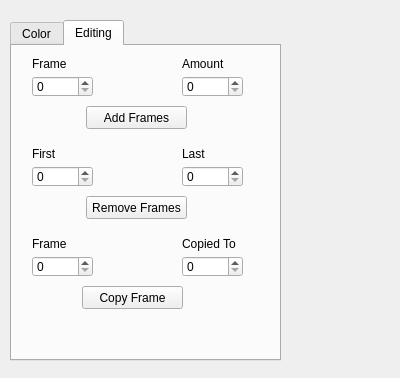
<?xml version="1.0" encoding="UTF-8"?>
<ui version="4.0">
 <class>ToolBox</class>
 <widget class="QWidget" name="ToolBox">
  <property name="geometry">
   <rect>
    <x>0</x>
    <y>0</y>
    <width>400</width>
    <height>378</height>
   </rect>
  </property>
  <property name="windowTitle">
   <string>ToolBox</string>
  </property>
  <widget class="QTabWidget" name="tabWidget">
   <property name="geometry">
    <rect>
     <x>10</x>
     <y>20</y>
     <width>271</width>
     <height>341</height>
    </rect>
   </property>
   <property name="currentIndex">
    <number>1</number>
   </property>
   <widget class="QWidget" name="tab">
    <attribute name="title">
     <string>Color</string>
    </attribute>
    <widget class="QLineEdit" name="colorHex">
     <property name="geometry">
      <rect>
       <x>20</x>
       <y>120</y>
       <width>113</width>
       <height>20</height>
      </rect>
     </property>
    </widget>
    <widget class="QWidget" name="colorWheelWidget" native="true">
     <property name="geometry">
      <rect>
       <x>20</x>
       <y>20</y>
       <width>120</width>
       <height>80</height>
      </rect>
     </property>
    </widget>
    <widget class="QWidget" name="">
     <property name="geometry">
      <rect>
       <x>170</x>
       <y>20</y>
       <width>60</width>
       <height>80</height>
      </rect>
     </property>
     <layout class="QVBoxLayout" name="verticalLayout">
      <item>
       <layout class="QHBoxLayout" name="horizontalLayout">
        <item>
         <widget class="QLabel" name="label">
          <property name="text">
           <string>R</string>
          </property>
         </widget>
        </item>
        <item>
         <widget class="QSpinBox" name="redBox">
          <property name="maximum">
           <number>255</number>
          </property>
         </widget>
        </item>
       </layout>
      </item>
      <item>
       <layout class="QHBoxLayout" name="horizontalLayout_2">
        <item>
         <widget class="QLabel" name="label_2">
          <property name="text">
           <string>G</string>
          </property>
         </widget>
        </item>
        <item>
         <widget class="QSpinBox" name="greenBox">
          <property name="maximum">
           <number>255</number>
          </property>
         </widget>
        </item>
       </layout>
      </item>
      <item>
       <layout class="QHBoxLayout" name="horizontalLayout_3">
        <item>
         <widget class="QLabel" name="label_3">
          <property name="text">
           <string>B</string>
          </property>
         </widget>
        </item>
        <item>
         <widget class="QSpinBox" name="blueBox">
          <property name="maximum">
           <number>255</number>
          </property>
         </widget>
        </item>
       </layout>
      </item>
     </layout>
    </widget>
    <widget class="QWidget" name="">
     <property name="geometry">
      <rect>
       <x>20</x>
       <y>150</y>
       <width>86</width>
       <height>107</height>
      </rect>
     </property>
     <layout class="QHBoxLayout" name="horizontalLayout_4">
      <item>
       <layout class="QVBoxLayout" name="verticalLayout_4">
        <item>
         <widget class="QSlider" name="redSlider">
          <property name="maximum">
           <number>255</number>
          </property>
          <property name="orientation">
           <enum>Qt::Vertical</enum>
          </property>
         </widget>
        </item>
        <item>
         <widget class="QLabel" name="label_10">
          <property name="text">
           <string>R</string>
          </property>
         </widget>
        </item>
       </layout>
      </item>
      <item>
       <layout class="QVBoxLayout" name="verticalLayout_3">
        <item>
         <widget class="QSlider" name="greenSlider">
          <property name="maximum">
           <number>255</number>
          </property>
          <property name="orientation">
           <enum>Qt::Vertical</enum>
          </property>
         </widget>
        </item>
        <item>
         <widget class="QLabel" name="label_11">
          <property name="text">
           <string>G</string>
          </property>
         </widget>
        </item>
       </layout>
      </item>
      <item>
       <layout class="QVBoxLayout" name="verticalLayout_2">
        <item>
         <widget class="QSlider" name="blueSlider">
          <property name="maximum">
           <number>255</number>
          </property>
          <property name="orientation">
           <enum>Qt::Vertical</enum>
          </property>
         </widget>
        </item>
        <item>
         <widget class="QLabel" name="label_12">
          <property name="text">
           <string>B</string>
          </property>
         </widget>
        </item>
       </layout>
      </item>
     </layout>
    </widget>
    <zorder>redBox</zorder>
    <zorder>greenBox</zorder>
    <zorder>blueBox</zorder>
    <zorder>label</zorder>
    <zorder>label_2</zorder>
    <zorder>label_3</zorder>
    <zorder>colorHex</zorder>
    <zorder>redSlider</zorder>
    <zorder>blueSlider</zorder>
    <zorder>greenSlider</zorder>
    <zorder>colorWheelWidget</zorder>
    <zorder>greenBox</zorder>
    <zorder>label_10</zorder>
    <zorder>label_11</zorder>
    <zorder>label_12</zorder>
    <zorder></zorder>
   </widget>
   <widget class="QWidget" name="tab_2">
    <attribute name="title">
     <string>Editing</string>
    </attribute>
    <widget class="QSpinBox" name="addFrameStart">
     <property name="geometry">
      <rect>
       <x>20</x>
       <y>30</y>
       <width>61</width>
       <height>21</height>
      </rect>
     </property>
    </widget>
    <widget class="QSpinBox" name="addFrameAmount">
     <property name="geometry">
      <rect>
       <x>170</x>
       <y>30</y>
       <width>61</width>
       <height>21</height>
      </rect>
     </property>
    </widget>
    <widget class="QLabel" name="label_4">
     <property name="geometry">
      <rect>
       <x>20</x>
       <y>10</y>
       <width>61</width>
       <height>16</height>
      </rect>
     </property>
     <property name="text">
      <string>Frame</string>
     </property>
    </widget>
    <widget class="QLabel" name="label_5">
     <property name="geometry">
      <rect>
       <x>170</x>
       <y>10</y>
       <width>61</width>
       <height>16</height>
      </rect>
     </property>
     <property name="text">
      <string>Amount</string>
     </property>
    </widget>
    <widget class="QPushButton" name="addFrameConfirm">
     <property name="geometry">
      <rect>
       <x>74</x>
       <y>60</y>
       <width>101</width>
       <height>23</height>
      </rect>
     </property>
     <property name="text">
      <string>Add Frames</string>
     </property>
    </widget>
    <widget class="QSpinBox" name="removeFrameFirst">
     <property name="geometry">
      <rect>
       <x>20</x>
       <y>120</y>
       <width>61</width>
       <height>21</height>
      </rect>
     </property>
    </widget>
    <widget class="QSpinBox" name="removeFrameLast">
     <property name="geometry">
      <rect>
       <x>170</x>
       <y>120</y>
       <width>61</width>
       <height>21</height>
      </rect>
     </property>
    </widget>
    <widget class="QLabel" name="label_6">
     <property name="geometry">
      <rect>
       <x>170</x>
       <y>100</y>
       <width>61</width>
       <height>16</height>
      </rect>
     </property>
     <property name="text">
      <string>Last</string>
     </property>
    </widget>
    <widget class="QLabel" name="label_7">
     <property name="geometry">
      <rect>
       <x>20</x>
       <y>100</y>
       <width>61</width>
       <height>16</height>
      </rect>
     </property>
     <property name="text">
      <string>First</string>
     </property>
    </widget>
    <widget class="QPushButton" name="removeFrameConfirm">
     <property name="geometry">
      <rect>
       <x>74</x>
       <y>150</y>
       <width>101</width>
       <height>23</height>
      </rect>
     </property>
     <property name="text">
      <string>Remove Frames</string>
     </property>
    </widget>
    <widget class="QSpinBox" name="copyFrameSourceIndex">
     <property name="geometry">
      <rect>
       <x>20</x>
       <y>210</y>
       <width>61</width>
       <height>21</height>
      </rect>
     </property>
    </widget>
    <widget class="QSpinBox" name="copyFrameDestinationIndex">
     <property name="geometry">
      <rect>
       <x>170</x>
       <y>210</y>
       <width>61</width>
       <height>21</height>
      </rect>
     </property>
    </widget>
    <widget class="QLabel" name="label_8">
     <property name="geometry">
      <rect>
       <x>170</x>
       <y>190</y>
       <width>61</width>
       <height>16</height>
      </rect>
     </property>
     <property name="text">
      <string>Copied To</string>
     </property>
    </widget>
    <widget class="QLabel" name="label_9">
     <property name="geometry">
      <rect>
       <x>20</x>
       <y>190</y>
       <width>61</width>
       <height>16</height>
      </rect>
     </property>
     <property name="text">
      <string>Frame</string>
     </property>
    </widget>
    <widget class="QPushButton" name="copyFrameConfirmation">
     <property name="geometry">
      <rect>
       <x>70</x>
       <y>240</y>
       <width>101</width>
       <height>23</height>
      </rect>
     </property>
     <property name="text">
      <string>Copy Frame</string>
     </property>
    </widget>
   </widget>
  </widget>
 </widget>
 <layoutdefault spacing="6" margin="11"/>
 <resources/>
 <connections/>
</ui>
